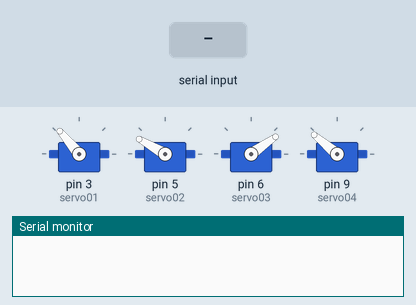
The sketch below on a simulated Arduino Uno, built with avr-gcc and run on an emulated ATmega328P. On the bench: 4 × servo, the last lines printed to the serial monitor. The test bench sets the inputs (shaded band).

Above: at 1.2 s.
1.3 s: byte 1 (1) received over Serial
At 2.0 s:
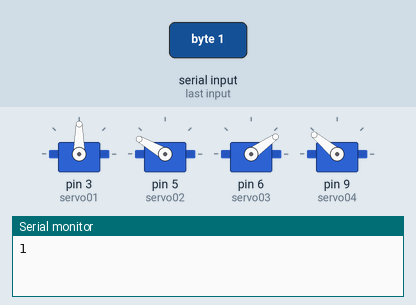
2.8 s: byte 2 (2) received over Serial
At 3.1 s:
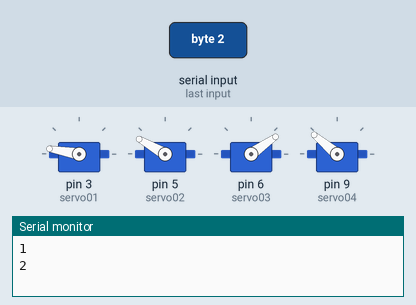
4.3 s: byte 11 (11) received over Serial
At 5.4 s:
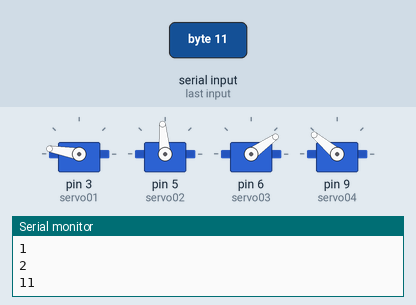
5.8 s: byte 12 (12) received over Serial
At 6.6 s:
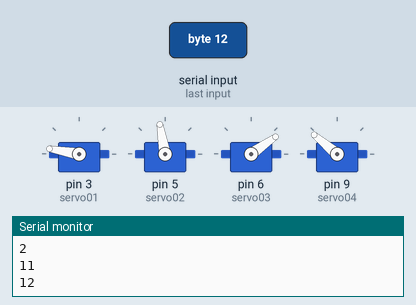
7.3 s: byte 14 (14) received over Serial
At 7.7 s:
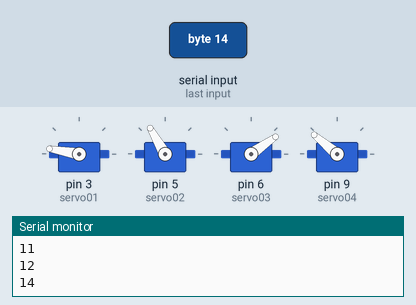
8.8 s: byte 17 (17) received over Serial
At 10.1 s:
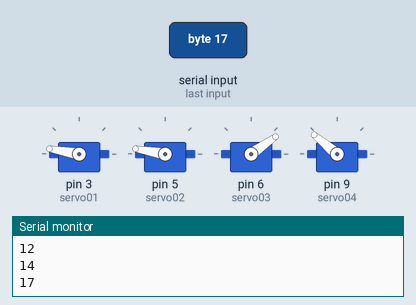
Timing chart, 0 to 11.3 s (numbered marks = the images above; inputs shaded):
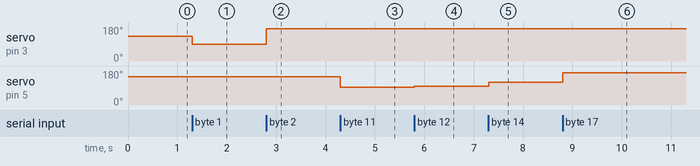

The sketch:

test_robot_arm.ino
```cpp
 ///////////////////////////////////////////////////////////////////////////
 /////////////////////// IOT ROBOT-ARM Project /////////////////////////////
 ///////////////////////////////////////////////////////////////////////////

 // This code has been created by the groupe 4 (Loris, Gideon and Djouzar)
 // for a project in the IOT course in Heriot Watt University

 // The librairy we use to control the servos
 #include <Servo.h>

 // We initialise the state we receive in Bluetooth at 0
  byte state = 0;

 // We create 4 objects "Servo" (include in the library Servo.h)
  Servo servo01;
  Servo servo02;
  Servo servo03;
  Servo servo04;

 // set initial positions
  int servo1PPos= 130, servo2PPos= 150, servo3PPos= 35, servo4PPos= 140;

 // for storing positions/steps
  int servo01SP[50], servo02SP[50], servo03SP[50], servo04SP[50];


 void setup() {

 // Initialise the serial port
  Serial.begin(9600);

 // Attach the Servo variables to the pin indicated
  servo01.attach(3);
  servo02.attach(5);
  servo03.attach(6);
  servo04.attach(9);

 // Set the initial position of each Servo
  servo01.write(servo1PPos);
  servo02.write(servo2PPos);
  servo03.write(servo3PPos);
  servo04.write(servo4PPos);}

 void loop() {

 // Checks whether data is comming from the serial port
  if(Serial.available() > 0){
    // Reads and print the data from the serial port
    state = Serial.read();
    Serial.println(state);

 // Here we send the right command for the right joint with respect to the app
 // Grip pin3
    if (state==1){servo01.write(90);}
    if (state==2){servo01.write(170);}

 // Shlouder pin5
    if (state==11){servo02.write(95);}
    if (state==12){servo02.write(100);}
    if (state==13){servo02.write(110);}
    if (state==14){servo02.write(120);}
    if (state==15){servo02.write(130);}
    if (state==16){servo02.write(150);}
    if (state==17){servo02.write(170);}
    if (state==18){servo02.write(180);}

 // Elbow pin6
    if (state==21){servo03.write(70);}
    if (state==22){servo03.write(80);}
    if (state==23){servo03.write(90);}
    if (state==24){servo03.write(100);}
    if (state==25){servo03.write(110);}
    if (state==26){servo03.write(120);}
    if (state==27){servo03.write(130);}
    if (state==28){servo03.write(140);}

 // Waist pin9
    if (state==31){servo04.write(170);}
    if (state==32){servo04.write(150);}
    if (state==33){servo04.write(130);}
    if (state==34){servo04.write(125);}
    if (state==35){servo04.write(100);}
    if (state==36){servo04.write(75);}
    if (state==37){servo04.write(50);}
    if (state==38){servo04.write(25);}

    }
  }
```

Measured:
- after the input at 1.3 s, servo on pin 3 (servo01): 130° → 90° at once
- after the input at 2.8 s, servo on pin 3 (servo01): 90° → 170° at once
- after the input at 4.3 s, servo on pin 5 (servo02): 150° → 95° at once
- after the input at 5.8 s, servo on pin 5 (servo02): 95° → 100° at once
- after the input at 7.3 s, servo on pin 5 (servo02): 100° → 120° at once
- after the input at 8.8 s, servo on pin 5 (servo02): 120° → 170° at once
